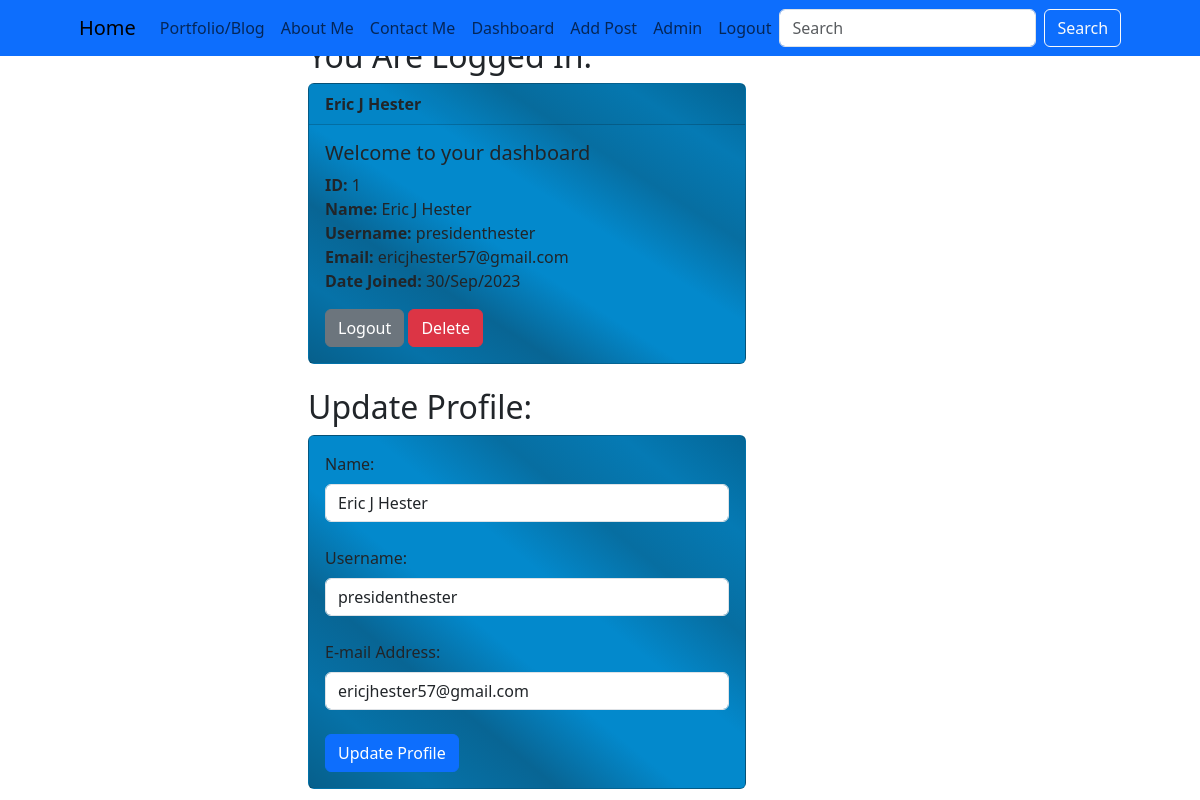
The app's page /dashboard (signed in) with its own data.
### appcopy.py (models this page shows, shortened)
class Users(db.Model, UserMixin):
    id            = db.Column(db.Integer, primary_key=True)
    username      = db.Column(db.String(255), nullable=False, unique=True)
    name          = db.Column(db.String(100), nullable=False)
    email         = db.Column(db.String(150), nullable=False, unique=True)
    date_added    = db.Column(db.DateTime, nullable=False, default=datetime.now())
    password_hash = db.Column(db.String(128))
    posts         = db.relationship("Posts", backref='poster')
    @property
    def password(self):
        raise AttributeError('Password is not readable!')

### appcopy.py (the view)
@app.route('/dashboard', methods=['GET', 'POST'])
@login_required
def dashboard():
    form = UserForm()
    id = current_user.id
    name_to_update = Users.query.get_or_404(id)
    if request.method == 'POST':
        name_to_update.name     = form.name.data
        name_to_update.email    = form.email.data
        name_to_update.username = form.username.data
        try:
            db.session.commit()
            return render_template('dashboard.html', form=form, name_to_update=name_to_update)
        except:
            return render_template('dashboard.html', form=form, name_to_update=name_to_update)
    else:
        return render_template('dashboard.html', form=form, name_to_update=name_to_update, id=id)

### webforms.py
class UserForm(FlaskForm):
    name           = StringField("Name:", validators=[DataRequired(), Length(max=100)])
    username       = StringField("Username:", validators=[DataRequired(), Length(max=100)])
    email          = EmailField("E-mail Address:", validators=[DataRequired(),Email(), Length(max=150)])
    password_hash  = PasswordField('Password', validators=[DataRequired(), EqualTo('verify_pw', message='Passwords Must Match!')])
    verify_pw      = PasswordField('Verify Password', validators=[DataRequired()])
    submit         = SubmitField("Submit User")
    update         = SubmitField("Update Profile")
    delete         = SubmitField("Delete User")

class SearchForm(FlaskForm):
    searched       = StringField("Searched", validators=[DataRequired()])
    submit        = SubmitField("Search")

### appcopy.py (called while the page is built)
@login_manager.user_loader
def load_user(user_id):
    return Users.query.get(int(user_id))

@app.context_processor
def base():
    form = SearchForm()
    return dict(form=form)

### templates/dashboard.html (shortened to what this page needs)
{% extends 'base.html' %}
{% block content %}
<div class="content">
    <br/>
<div class="container w-50 p-2">
    <h2>You Are Logged In:</h2>
        <div class="card">
            <div class="card-header">
                <strong>{{ current_user.name}}</strong>
        </div>
        <div class="card-body">
          <h5 class="card-title">Welcome to your dashboard</h5>
          <p class="card-text">
                        <strong>ID:</strong> {{ current_user.id }}<br/>
                        <strong>Name:</strong> {{ current_user.name }}<br/>
                        <strong>Username:</strong> {{ current_user.username }}<br/>
                        <strong>Email:</strong> {{ current_user.email }}<br/>
                        <strong>Date Joined:</strong> {{ current_user.date_added.strftime("%d/%b/%Y") }}<br/>
          </p>
                            <a href="{{url_for('logout')}}" class="btn btn-secondary">Logout</a>
                            <a href="{{ url_for('delete', id=current_user.id)}}" class="btn btn-danger">Delete</a>
        </div>
    </div>
    <br/>
    <h2 class='dashboard-h2'>Update Profile:</h2>
    <div class="card">
        <div class="card-body">
                        <form method="POST" action="/dashboard">
                            <div class="form-group">
                                {{ form.name.label(class="form-label") }}
                                {{ form.name(class="form-control", value=name_to_update.name) }}
                            </div>
                            <br/>
                            <div class="form-group">
                                {{ form.username.label(class="form-label") }}
                                {{ form.username(class="form-control", value=name_to_update.username) }}
                            </div>
                            <br/>
                            <div class="form-group">
                                {{ form.email.label(class="form-label") }}
                                {{ form.email(class="form-control", value=name_to_update.email) }}
                            </div>
                            <br/>
                            {{ form.update(class="btn btn-primary") }}
                        </form>
    </div>
</div>
</div>
{% endblock %}

### static/style.css (style rules this page uses)
.content { margin-top: 5px !important; }
.card { background-image: linear-gradient(to bottom left,#046697,#057ab4,#076ea1,#0389cc,#0389cc,#086594,#0672a8 ,#065f8b); display: flex; width: 75%; height: 200%; }

### records on screen
Users: name "Eric J Hester", id "1", username "presidenthester", email "ericjhester57@gmail.com", date_added "30/Sep/2023"
